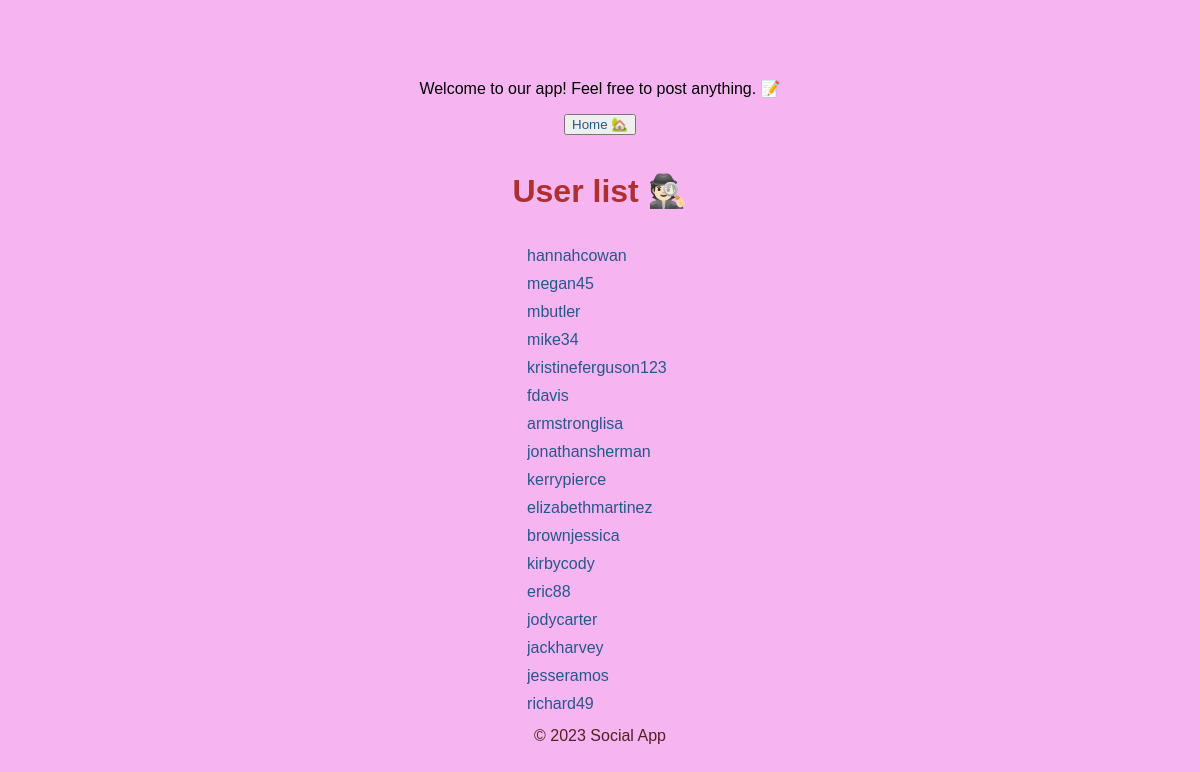
The page /app/users/ on the database as committed earlier.
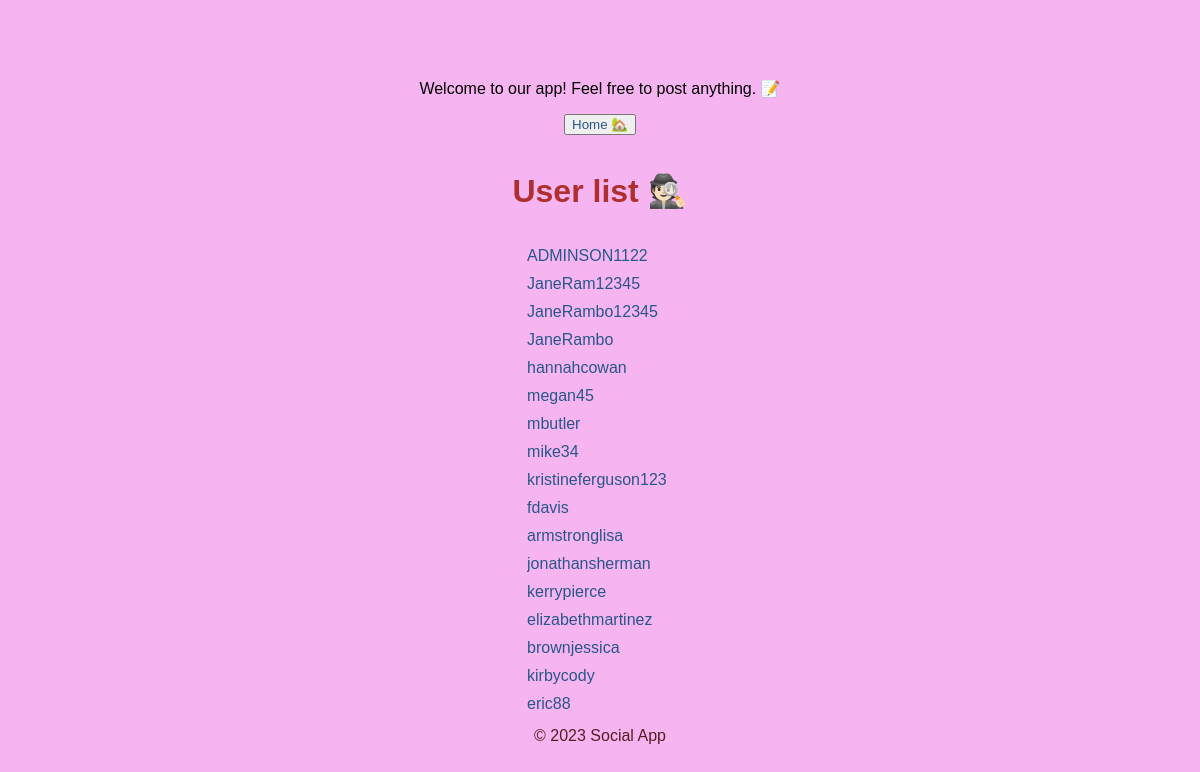
The same page on the database as committed later.
### social_app/models.py (models this page shows, shortened)
class User(models.Model):
    username = models.CharField(max_length=50,unique=True,validators=[validate_bad_words,validators.validate_slug])
    email = models.EmailField(unique=True,validators=[valide_email,validators.EmailValidator(message='enter a valid email')])
    bio = models.TextField(blank=True,validators=[validate_bad_words])
    joined_at = models.DateTimeField(default=timezone.now)
    age = models.PositiveIntegerField(null=True,validators=[validate_age])
    class Meta:
        ordering = ['-joined_at','username']
        constraints = [models.UniqueConstraint(fields=['username','email'],name='unique email/username')]
        db_table = 'users table'
        verbose_name = 'users from the app'

### social_app/views_1.py (the view)
class UserListView(ListView):
    model = User
    context_object_name = 'users'
    template_name ='social_app/user_list.html'

### social_app/templates/social_app/user_list.html (shortened to what this page needs)
{% extends 'social_app/base.html' %}
    {% block content %}
        <h1>User list 🕵🏻</h1>
        <div class="scroll-container">
            <ul>
                {% for user in users %}
                    <li><a href="{% url 'user_detail' username=user.username %}">{{ user.username }}</a></li>
                {% endfor %}
            </ul>
        </div>
    {% endblock %}

Rows that differ between the two databases and show on the page:
no longer on this page (row unchanged): User: username "jodycarter"
no longer on this page (row unchanged): User: username "jackharvey"
no longer on this page (row unchanged): User: username "jesseramos"
no longer on this page (row unchanged): User: username "richard49"
added User: username "ADMINSON1122"
added User: username "JaneRam12345"
added User: username "JaneRambo12345"
added User: username "JaneRambo"
